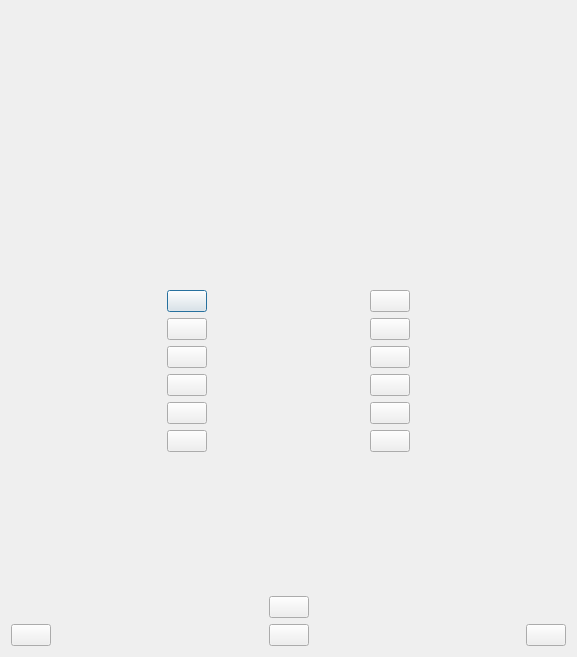
<?xml version="1.0" encoding="UTF-8"?>
<ui version="4.0">
 <class>trainingQuiz</class>
 <widget class="QDialog" name="trainingQuiz">
  <property name="geometry">
   <rect>
    <x>0</x>
    <y>0</y>
    <width>577</width>
    <height>657</height>
   </rect>
  </property>
  <property name="windowTitle">
   <string>Training</string>
  </property>
  <property name="autoFillBackground">
   <bool>true</bool>
  </property>
  <layout class="QVBoxLayout" name="verticalLayout_5">
   <item>
    <layout class="QVBoxLayout" name="verticalLayout_2">
     <item>
      <layout class="QHBoxLayout" name="horizontalLayout_3">
       <item>
        <spacer name="horizontalSpacer_23">
         <property name="orientation">
          <enum>Qt::Horizontal</enum>
         </property>
         <property name="sizeHint" stdset="0">
          <size>
           <width>40</width>
           <height>20</height>
          </size>
         </property>
        </spacer>
       </item>
       <item>
        <widget class="QLabel" name="label_5">
         <property name="text">
          <string/>
         </property>
        </widget>
       </item>
      </layout>
     </item>
     <item>
      <spacer name="verticalSpacer_4">
       <property name="orientation">
        <enum>Qt::Vertical</enum>
       </property>
       <property name="sizeHint" stdset="0">
        <size>
         <width>17</width>
         <height>13</height>
        </size>
       </property>
      </spacer>
     </item>
     <item>
      <widget class="QLabel" name="label">
       <property name="text">
        <string>&lt;html&gt;&lt;head/&gt;&lt;body&gt;&lt;p&gt;&lt;br/&gt;&lt;/p&gt;&lt;/body&gt;&lt;/html&gt;</string>
       </property>
      </widget>
     </item>
     <item>
      <spacer name="verticalSpacer_3">
       <property name="orientation">
        <enum>Qt::Vertical</enum>
       </property>
       <property name="sizeHint" stdset="0">
        <size>
         <width>17</width>
         <height>17</height>
        </size>
       </property>
      </spacer>
     </item>
    </layout>
   </item>
   <item>
    <layout class="QVBoxLayout" name="verticalLayout_4">
     <item>
      <layout class="QGridLayout" name="gridLayout">
       <item row="0" column="0">
        <spacer name="horizontalSpacer_5">
         <property name="orientation">
          <enum>Qt::Horizontal</enum>
         </property>
         <property name="sizeHint" stdset="0">
          <size>
           <width>40</width>
           <height>20</height>
          </size>
         </property>
        </spacer>
       </item>
       <item row="0" column="1">
        <widget class="QPushButton" name="pushButton">
         <property name="styleSheet">
          <string notr="true"/>
         </property>
         <property name="text">
          <string/>
         </property>
        </widget>
       </item>
       <item row="0" column="2">
        <spacer name="horizontalSpacer_7">
         <property name="orientation">
          <enum>Qt::Horizontal</enum>
         </property>
         <property name="sizeHint" stdset="0">
          <size>
           <width>40</width>
           <height>20</height>
          </size>
         </property>
        </spacer>
       </item>
       <item row="0" column="3">
        <widget class="QPushButton" name="pushButton_2">
         <property name="styleSheet">
          <string notr="true"/>
         </property>
         <property name="text">
          <string/>
         </property>
        </widget>
       </item>
       <item row="0" column="4">
        <spacer name="horizontalSpacer_9">
         <property name="orientation">
          <enum>Qt::Horizontal</enum>
         </property>
         <property name="sizeHint" stdset="0">
          <size>
           <width>40</width>
           <height>20</height>
          </size>
         </property>
        </spacer>
       </item>
       <item row="1" column="0">
        <spacer name="horizontalSpacer_6">
         <property name="orientation">
          <enum>Qt::Horizontal</enum>
         </property>
         <property name="sizeHint" stdset="0">
          <size>
           <width>40</width>
           <height>20</height>
          </size>
         </property>
        </spacer>
       </item>
       <item row="1" column="1">
        <widget class="QPushButton" name="pushButton_3">
         <property name="text">
          <string/>
         </property>
        </widget>
       </item>
       <item row="1" column="2">
        <spacer name="horizontalSpacer_8">
         <property name="orientation">
          <enum>Qt::Horizontal</enum>
         </property>
         <property name="sizeHint" stdset="0">
          <size>
           <width>40</width>
           <height>20</height>
          </size>
         </property>
        </spacer>
       </item>
       <item row="1" column="3">
        <widget class="QPushButton" name="pushButton_4">
         <property name="text">
          <string/>
         </property>
        </widget>
       </item>
       <item row="1" column="4">
        <spacer name="horizontalSpacer_10">
         <property name="orientation">
          <enum>Qt::Horizontal</enum>
         </property>
         <property name="sizeHint" stdset="0">
          <size>
           <width>40</width>
           <height>20</height>
          </size>
         </property>
        </spacer>
       </item>
       <item row="2" column="0">
        <spacer name="horizontalSpacer_11">
         <property name="orientation">
          <enum>Qt::Horizontal</enum>
         </property>
         <property name="sizeHint" stdset="0">
          <size>
           <width>40</width>
           <height>20</height>
          </size>
         </property>
        </spacer>
       </item>
       <item row="2" column="1">
        <widget class="QPushButton" name="pushButton_5">
         <property name="styleSheet">
          <string notr="true"/>
         </property>
         <property name="text">
          <string/>
         </property>
        </widget>
       </item>
       <item row="2" column="2">
        <spacer name="horizontalSpacer_15">
         <property name="orientation">
          <enum>Qt::Horizontal</enum>
         </property>
         <property name="sizeHint" stdset="0">
          <size>
           <width>40</width>
           <height>20</height>
          </size>
         </property>
        </spacer>
       </item>
       <item row="2" column="3">
        <widget class="QPushButton" name="pushButton_6">
         <property name="styleSheet">
          <string notr="true"/>
         </property>
         <property name="text">
          <string/>
         </property>
        </widget>
       </item>
       <item row="2" column="4">
        <spacer name="horizontalSpacer_16">
         <property name="orientation">
          <enum>Qt::Horizontal</enum>
         </property>
         <property name="sizeHint" stdset="0">
          <size>
           <width>40</width>
           <height>20</height>
          </size>
         </property>
        </spacer>
       </item>
       <item row="3" column="0">
        <spacer name="horizontalSpacer_14">
         <property name="orientation">
          <enum>Qt::Horizontal</enum>
         </property>
         <property name="sizeHint" stdset="0">
          <size>
           <width>40</width>
           <height>20</height>
          </size>
         </property>
        </spacer>
       </item>
       <item row="3" column="1">
        <widget class="QPushButton" name="pushButton_7">
         <property name="text">
          <string/>
         </property>
        </widget>
       </item>
       <item row="3" column="2">
        <spacer name="horizontalSpacer_12">
         <property name="orientation">
          <enum>Qt::Horizontal</enum>
         </property>
         <property name="sizeHint" stdset="0">
          <size>
           <width>40</width>
           <height>20</height>
          </size>
         </property>
        </spacer>
       </item>
       <item row="3" column="3">
        <widget class="QPushButton" name="pushButton_8">
         <property name="text">
          <string/>
         </property>
        </widget>
       </item>
       <item row="3" column="4">
        <spacer name="horizontalSpacer_13">
         <property name="orientation">
          <enum>Qt::Horizontal</enum>
         </property>
         <property name="sizeHint" stdset="0">
          <size>
           <width>40</width>
           <height>20</height>
          </size>
         </property>
        </spacer>
       </item>
       <item row="4" column="0">
        <spacer name="horizontalSpacer_17">
         <property name="orientation">
          <enum>Qt::Horizontal</enum>
         </property>
         <property name="sizeHint" stdset="0">
          <size>
           <width>40</width>
           <height>20</height>
          </size>
         </property>
        </spacer>
       </item>
       <item row="4" column="1">
        <widget class="QPushButton" name="pushButton_9">
         <property name="styleSheet">
          <string notr="true"/>
         </property>
         <property name="text">
          <string/>
         </property>
        </widget>
       </item>
       <item row="4" column="2">
        <spacer name="horizontalSpacer_21">
         <property name="orientation">
          <enum>Qt::Horizontal</enum>
         </property>
         <property name="sizeHint" stdset="0">
          <size>
           <width>40</width>
           <height>20</height>
          </size>
         </property>
        </spacer>
       </item>
       <item row="4" column="3">
        <widget class="QPushButton" name="pushButton_10">
         <property name="styleSheet">
          <string notr="true"/>
         </property>
         <property name="text">
          <string/>
         </property>
        </widget>
       </item>
       <item row="4" column="4">
        <spacer name="horizontalSpacer_22">
         <property name="orientation">
          <enum>Qt::Horizontal</enum>
         </property>
         <property name="sizeHint" stdset="0">
          <size>
           <width>40</width>
           <height>20</height>
          </size>
         </property>
        </spacer>
       </item>
       <item row="5" column="0">
        <spacer name="horizontalSpacer_20">
         <property name="orientation">
          <enum>Qt::Horizontal</enum>
         </property>
         <property name="sizeHint" stdset="0">
          <size>
           <width>40</width>
           <height>20</height>
          </size>
         </property>
        </spacer>
       </item>
       <item row="5" column="1">
        <widget class="QPushButton" name="pushButton_11">
         <property name="text">
          <string/>
         </property>
        </widget>
       </item>
       <item row="5" column="2">
        <spacer name="horizontalSpacer_18">
         <property name="orientation">
          <enum>Qt::Horizontal</enum>
         </property>
         <property name="sizeHint" stdset="0">
          <size>
           <width>40</width>
           <height>20</height>
          </size>
         </property>
        </spacer>
       </item>
       <item row="5" column="3">
        <widget class="QPushButton" name="pushButton_12">
         <property name="text">
          <string/>
         </property>
        </widget>
       </item>
       <item row="5" column="4">
        <spacer name="horizontalSpacer_19">
         <property name="orientation">
          <enum>Qt::Horizontal</enum>
         </property>
         <property name="sizeHint" stdset="0">
          <size>
           <width>40</width>
           <height>20</height>
          </size>
         </property>
        </spacer>
       </item>
      </layout>
     </item>
     <item>
      <layout class="QVBoxLayout" name="verticalLayout_3">
       <item>
        <spacer name="verticalSpacer_2">
         <property name="orientation">
          <enum>Qt::Vertical</enum>
         </property>
         <property name="sizeHint" stdset="0">
          <size>
           <width>20</width>
           <height>40</height>
          </size>
         </property>
        </spacer>
       </item>
       <item>
        <widget class="QLabel" name="label_3">
         <property name="text">
          <string/>
         </property>
        </widget>
       </item>
       <item>
        <widget class="QLabel" name="label_2">
         <property name="autoFillBackground">
          <bool>false</bool>
         </property>
         <property name="text">
          <string/>
         </property>
        </widget>
       </item>
       <item>
        <widget class="QLabel" name="label_4">
         <property name="text">
          <string/>
         </property>
        </widget>
       </item>
       <item>
        <spacer name="verticalSpacer">
         <property name="orientation">
          <enum>Qt::Vertical</enum>
         </property>
         <property name="sizeHint" stdset="0">
          <size>
           <width>20</width>
           <height>38</height>
          </size>
         </property>
        </spacer>
       </item>
      </layout>
     </item>
     <item>
      <layout class="QVBoxLayout" name="verticalLayout">
       <item>
        <layout class="QHBoxLayout" name="horizontalLayout_2">
         <item>
          <spacer name="horizontalSpacer_3">
           <property name="orientation">
            <enum>Qt::Horizontal</enum>
           </property>
           <property name="sizeHint" stdset="0">
            <size>
             <width>40</width>
             <height>20</height>
            </size>
           </property>
          </spacer>
         </item>
         <item>
          <widget class="QPushButton" name="pushButton_13">
           <property name="text">
            <string/>
           </property>
          </widget>
         </item>
         <item>
          <spacer name="horizontalSpacer_4">
           <property name="orientation">
            <enum>Qt::Horizontal</enum>
           </property>
           <property name="sizeHint" stdset="0">
            <size>
             <width>40</width>
             <height>20</height>
            </size>
           </property>
          </spacer>
         </item>
        </layout>
       </item>
       <item>
        <layout class="QHBoxLayout" name="horizontalLayout">
         <item>
          <widget class="QPushButton" name="pushButton_14">
           <property name="text">
            <string/>
           </property>
          </widget>
         </item>
         <item>
          <spacer name="horizontalSpacer">
           <property name="orientation">
            <enum>Qt::Horizontal</enum>
           </property>
           <property name="sizeHint" stdset="0">
            <size>
             <width>40</width>
             <height>20</height>
            </size>
           </property>
          </spacer>
         </item>
         <item>
          <widget class="QPushButton" name="pushButton_15">
           <property name="text">
            <string/>
           </property>
          </widget>
         </item>
         <item>
          <spacer name="horizontalSpacer_2">
           <property name="orientation">
            <enum>Qt::Horizontal</enum>
           </property>
           <property name="sizeHint" stdset="0">
            <size>
             <width>40</width>
             <height>20</height>
            </size>
           </property>
          </spacer>
         </item>
         <item>
          <widget class="QPushButton" name="pushButton_16">
           <property name="text">
            <string/>
           </property>
          </widget>
         </item>
        </layout>
       </item>
      </layout>
     </item>
    </layout>
   </item>
  </layout>
 </widget>
 <resources>
  <include location="resources.qrc"/>
 </resources>
 <connections/>
</ui>
